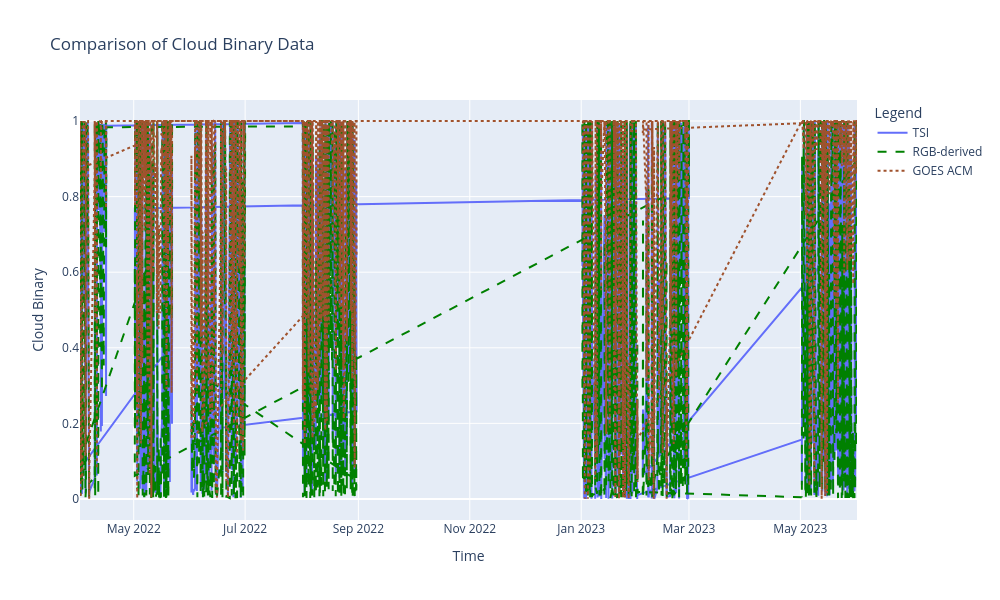

The notebook cell saved with this chart:
### Code cell
# Create the figure
fig = go.Figure()

# Add traces for each dataset
fig.add_trace(go.Scatter(x=processed_df.index, y=processed_df.tsi_frac, mode='lines', name='TSI'))
fig.add_trace(go.Scatter(x=processed_df.index, y=processed_df.rgb_cloud_frac, mode='lines', name='RGB-derived', line=dict(dash='dash', color='green')))
fig.add_trace(go.Scatter(x=processed_df.index, y=processed_df.goes_acm_frac, mode='lines', name='GOES ACM', line=dict(dash='dot', color='sienna')))

# Update layout
fig.update_layout(
    title='Comparison of Cloud Binary Data',
    xaxis_title='Time',
    yaxis_title='Cloud Binary',
    legend_title='Legend',
    width=1000,
    height=600
)

# Show the figure
fig.show()

### Figure 1 — Plotly figure (JSON) as saved in the notebook; plotly's stock layout.template omitted (floating-point values rounded to 4 significant figures; data arrays with more than 128 entries replaced by an {"elided": "..."} marker saying what was removed)
{"data": [{"mode": "lines", "name": "TSI", "type": "scatter", "x": {"elided": "15654 str values"}, "y": {"elided": "15654 float values"}}, {"line": {"color": "green", "dash": "dash"}, "mode": "lines", "name": "RGB-derived", "type": "scatter", "x": {"elided": "15654 str values"}, "y": {"elided": "15654 float values"}}, {"line": {"color": "sienna", "dash": "dot"}, "mode": "lines", "name": "GOES ACM", "type": "scatter", "x": {"elided": "15654 str values"}, "y": {"elided": "15654 float values"}}], "layout": {"height": 600, "legend": {"title": {"text": "Legend"}}, "title": {"text": "Comparison of Cloud Binary Data"}, "width": 1000, "xaxis": {"title": {"text": "Time"}}, "yaxis": {"title": {"text": "Cloud Binary"}}}}
